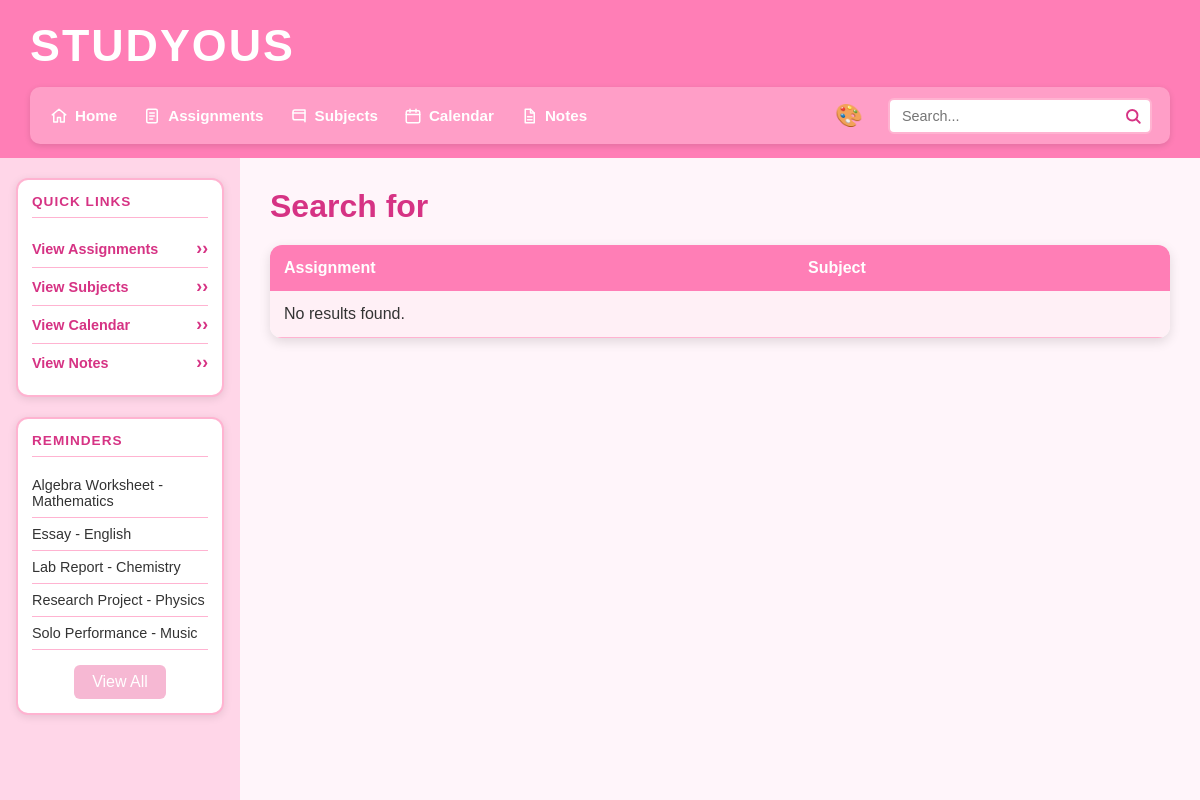
Screenshot of /search with the database file from the repository.
### tables this page shows
CREATE TABLE assignments (id INTEGER PRIMARY KEY AUTOINCREMENT, subject_id INTEGER REFERENCES subjects (id) NOT NULL, user_id INTEGER REFERENCES users (id) NOT NULL, assignment_name TEXT NOT NULL, due_date TEXT (19) NOT NULL, priority TEXT NOT NULL CHECK ((priority IN ('Low', 'Medium', 'High'))), status TEXT (25) DEFAULT ('Not Started'), notes TEXT, created_at TEXT (19));

CREATE TABLE subjects (id INTEGER PRIMARY KEY AUTOINCREMENT, subject_name TEXT NOT NULL UNIQUE, teacher_name TEXT NOT NULL, room TEXT, credits INTEGER CHECK ((credits > 0)));

### main.py (the view, shortened to what this page needs)
@app.route("/search", methods=["GET", "POST"])
def render_search():
    search = request.form.get("search", "").strip()
    title = "Search for " + search
    if not search:
        tasks = []
    return render_template(
        "search.html",
        tasks=tasks,
        title=title,
        order="asc"
    )

### main.py (called while the page is built)
def create_connection(db_file):
    try:
        connection = sqlite3.connect(db_file)
        return connection
    except Error as e:
        print(e)
    return None

def get_reminders():
    query = """
        SELECT assignments.assignment_name,
               subjects.subject_name,
               assignments.due_date,
               assignments.priority,
               assignments.status
        FROM assignments
        JOIN subjects
        ON assignments.subject_id = subjects.id
        WHERE assignments.status != 'Complete'
        ORDER BY assignments.due_date ASC
        LIMIT 5
    """
    con = create_connection(DATABASE)
    cur = con.cursor()
    cur.execute(query)
    rows = cur.fetchall()
    con.close()
    return rows

@app.context_processor
def inject_reminders():
    return {"reminders": get_reminders()}

### templates/search.html
{% extends "base.html" %}
{% block main %}
<h2>{{ title }}</h2>
<table>
    <tr>
        <th>
            <a href="/sort/{{ title }}?sort=assignment&order={{ order }}">
                Assignment
            </a>
        </th>
        <th>
            <a href="/sort/{{ title }}?sort=subject&order={{ order }}">
                Subject
            </a>
        </th>
    </tr>
    {% for task in tasks %}
    <tr>
        <td>{{ task[0] }}</td>
        <td>{{ task[1] }}</td>
    </tr>
    {% else %}
    <tr>
        <td colspan="2">No results found.</td>
    </tr>
    {% endfor %}
</table>
{% endblock %}

### templates/base.html (shortened to what this page needs)
<!DOCTYPE html>
<html lang="en">
<head>
    <link type="text/css" rel="stylesheet" href="/static/css/style.css">
</head>
<body class="theme-{{ request.cookies.get('theme', 'pink') }}">
    <header class="top-header">
        <h1 class="site-title">Studyous</h1>
        <div class="header-row">
            <div class="nav-bar">
                <nav class="main-nav">
                    <ul>
                        <li>
                            <a href="/">
                                <img src="/static/images/home.svg"
                                     alt="Home"
                                     class="nav-icon">
                                Home
                            </a>
                        </li>
                        <li>
                            <a href="/assignments">
                                <img src="/static/images/assignments.svg"
                                     alt="Assignments"
                                     class="nav-icon">
                                Assignments
                            </a>
                        </li>
                        <li>
                            <a href="/subjects">
                                <img src="/static/images/subjects.svg"
                                     alt="Subjects"
                                     class="nav-icon">
                                Subjects
                            </a>
                        </li>
                        <li>
                            <a href="/calendar">
                                <img src="/static/images/calendar.svg"
                                     alt="Calendar"
                                     class="nav-icon">
                                Calendar
                            </a>
                        </li>
                        <li>
                            <a href="/notes">
                                <img src="/static/images/notes.svg"
                                     alt="Notes"
                                     class="nav-icon">
                                Notes
                            </a>
                        </li>
                    </ul>
                </nav>
                <div class="theme-menu">
                    <span class="theme-icon">🎨</span>
                </div>
                <form class="search-form" method="POST" action="/search">
                    <div class="search-box">
                        <input type="text"
                               name="search"
                               id="search"
                               placeholder="Search...">
                    </div>
                </form>
            </div>
        </div>
    </header>
    <div class="body-container">
        <aside class="sidebar">
            <section class="sidebar-box">
                <h2>Quick Links</h2>
                <ul class="quick-links">
                    <li>
                        <a href="/assignments">View Assignments</a>
                    </li>
                    <li>
                        <a href="/subjects">View Subjects</a>
                    </li>
                    <li>
                        <a href="/calendar">View Calendar</a>
                    </li>
                    <li>
                        <a href="/notes">View Notes</a>
                    </li>
                </ul>
            </section>
            <section class="sidebar-box">
                <h2>Reminders</h2>
                <ul class="reminders">
                    {% for reminder in reminders %}
                    <li>
                        {{ reminder[0] }} - {{ reminder[1] }}
                    </li>
                {% endfor %}
                <a href="/reminders" class="view-all-button">View All</a>
            </ul>
</section>
        </aside>
        <main>
            {% block main %}{% endblock %}
        </main>
    </div>
</body>
</html>

### rows the page displays
assignments: assignment_name "Algebra Worksheet", subject_name "Mathematics"
assignments: assignment_name "Essay", subject_name "English"
assignments: assignment_name "Lab Report", subject_name "Chemistry"
assignments: assignment_name "Research Project", subject_name "Physics"
assignments: assignment_name "Solo Performance", subject_name "Music"

### other values shown
{{ title }} "Search for"
